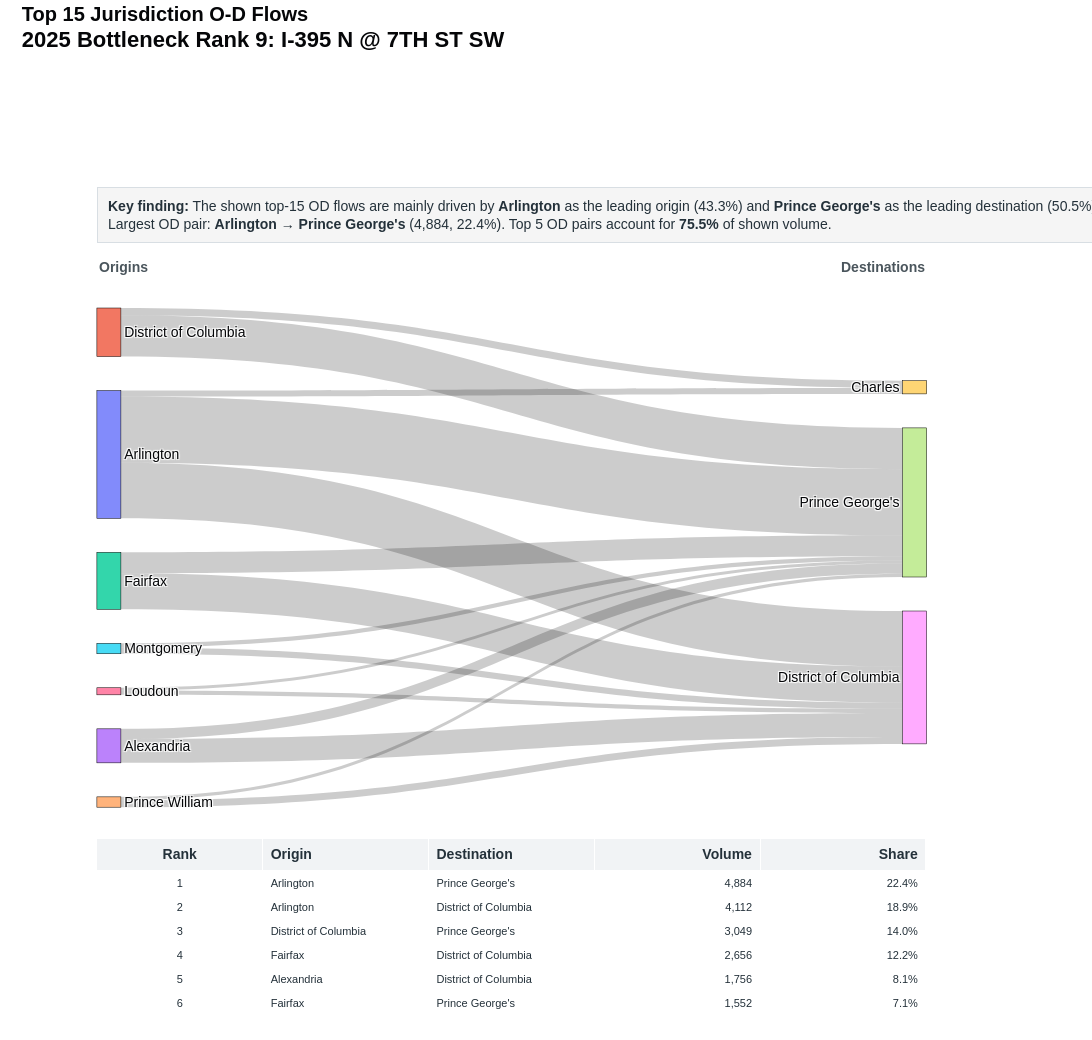

Write notebook code for a chart like this one.
### Code cell
county_sankey = make_sankey(county_df, "Top 15 Jurisdiction O-D Flows")
county_sankey

### Figure 1 — Plotly figure (JSON) as saved in the notebook; plotly's stock layout.template omitted (floating-point values rounded to 4 significant figures)
{"data": [{"arrangement": "snap", "domain": {"x": [0.04, 0.94], "y": [0.26, 0.9]}, "link": {"customdata": [[1, "Arlington", "Prince George's", 4884, 0.2241], [2, "Arlington", "District of Columbia", 4112, 0.1887], [3, "District of Columbia", "Prince George's", 3049, 0.1399], [4, "Fairfax", "District of Columbia", 2656, 0.1219], [5, "Alexandria", "District of Columbia", 1756, 0.08057], [6, "Fairfax", "Prince George's", 1552, 0.07121], [7, "Alexandria", "Prince George's", 756, 0.03469], [8, "District of Columbia", "Charles", 536, 0.02459], [9, "Prince William", "District of Columbia", 515, 0.02363], [10, "Montgomery", "District of Columbia", 458, 0.02101], [11, "Arlington", "Charles", 439, 0.02014], [12, "Loudoun", "District of Columbia", 314, 0.01441], [13, "Montgomery", "Prince George's", 312, 0.01431], [14, "Prince William", "Prince George's", 249, 0.01142], [15, "Loudoun", "Prince George's", 208, 0.009543]], "hovertemplate": "<b>OD Pair Rank %{customdata[0]}</b><br>%{customdata[1]} → %{customdata[2]}<br>Volume: %{customdata[3]:,.0f}<br>Share of shown top-15 volume: %{customdata[4]:.1%}<extra></extra>", "source": [0, 0, 1, 2, 3, 2, 3, 1, 4, 5, 0, 6, 5, 4, 6], "target": [7, 8, 7, 8, 8, 7, 7, 9, 8, 8, 9, 8, 7, 7, 7], "value": [4884.0, 4112.0, 3049.0, 2656.0, 1756.0, 1552.0, 756.0, 536.0, 515.0, 458.0, 439.0, 314.0, 312.0, 249.0, 208.0]}, "node": {"hovertemplate": "<b>%{label}</b><br>Total shown OD volume: %{value:,.0f}<extra></extra>", "label": ["Arlington", "District of Columbia", "Fairfax", "Alexandria", "Prince William", "Montgomery", "Loudoun", "Prince George's", "District of Columbia", "Charles"], "line": {"color": "black", "width": 0.5}, "pad": 34, "thickness": 24}, "type": "sankey"}, {"cells": {"align": ["center", "left", "left", "right", "right"], "fill": {"color": "white"}, "font": {"color": "#24313A", "size": 11}, "height": 24, "values": [[1, 2, 3, 4, 5, 6, 7, 8, 9, 10, 11, 12, 13, 14, 15], ["Arlington", "Arlington", "District of Columbia", "Fairfax", "Alexandria", "Fairfax", "Alexandria", "District of Columbia", "Prince William", "Montgomery", "Arlington", "Loudoun", "Montgomery", "Prince William", "Loudoun"], ["Prince George's", "District of Columbia", "Prince George's", "District of Columbia", "District of Columbia", "Prince George's", "Prince George's", "Charles", "District of Columbia", "District of Columbia", "Charles", "District of Columbia", "Prince George's", "Prince George's", "Prince George's"], ["4,884", "4,112", "3,049", "2,656", "1,756", "1,552", "756", "536", "515", "458", "439", "314", "312", "249", "208"], ["22.4%", "18.9%", "14.0%", "12.2%", "8.1%", "7.1%", "3.5%", "2.5%", "2.4%", "2.1%", "2.0%", "1.4%", "1.4%", "1.1%", "1.0%"]]}, "domain": {"x": [0.04, 0.94], "y": [0, 0.22]}, "header": {"align": ["center", "left", "left", "right", "right"], "fill": {"color": "#F1F3F5"}, "font": {"color": "#24313A", "size": 14}, "height": 26, "values": ["<b>Rank</b>", "<b>Origin</b>", "<b>Destination</b>", "<b>Volume</b>", "<b>Share</b>"]}, "type": "table"}], "layout": {"annotations": [{"align": "left", "bgcolor": "rgba(245,245,245,0.98)", "bordercolor": "#D8DEE3", "borderpad": 10, "borderwidth": 1, "font": {"color": "#24313A", "size": 14}, "showarrow": false, "text": "<b>Key finding:</b> The shown top-15 OD flows are mainly driven by <b>Arlington</b> as the leading origin (43.3%) and <b>Prince George's</b> as the leading destination (50.5%).<br>Largest OD pair: <b>Arlington → Prince George's</b> (4,884, 22.4%). Top 5 OD pairs account for <b>75.5%</b> of shown volume.", "x": 0.04, "xref": "paper", "y": 1.055, "yref": "paper"}, {"align": "left", "font": {"color": "#4A555C", "size": 14}, "showarrow": false, "text": "<b>Origins</b>", "x": 0.04, "xref": "paper", "y": 0.965, "yref": "paper"}, {"align": "right", "font": {"color": "#4A555C", "size": 14}, "showarrow": false, "text": "<b>Destinations</b>", "x": 0.94, "xref": "paper", "y": 0.965, "yref": "paper"}], "font": {"color": "#050608", "family": "Arial", "size": 14}, "height": 1040, "margin": {"b": 30, "l": 60, "r": 110, "t": 230}, "paper_bgcolor": "white", "plot_bgcolor": "white", "title": {"text": "<b>Top 15 Jurisdiction O-D Flows</b><br><span style='font-size:22px'><b>2025 Bottleneck Rank 9: I-395 N @ 7TH ST SW</b></span>", "x": 0.02, "xanchor": "left", "y": 0.98, "yanchor": "top"}, "width": 1250}}
